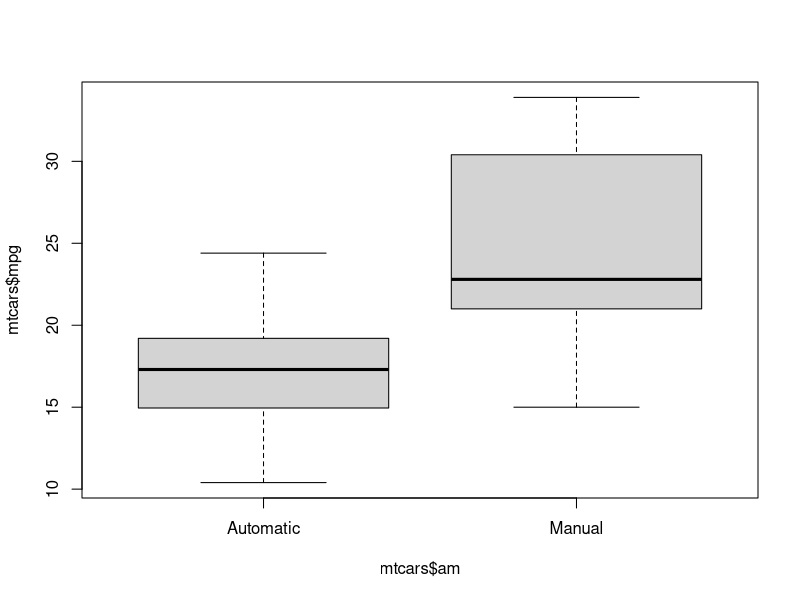
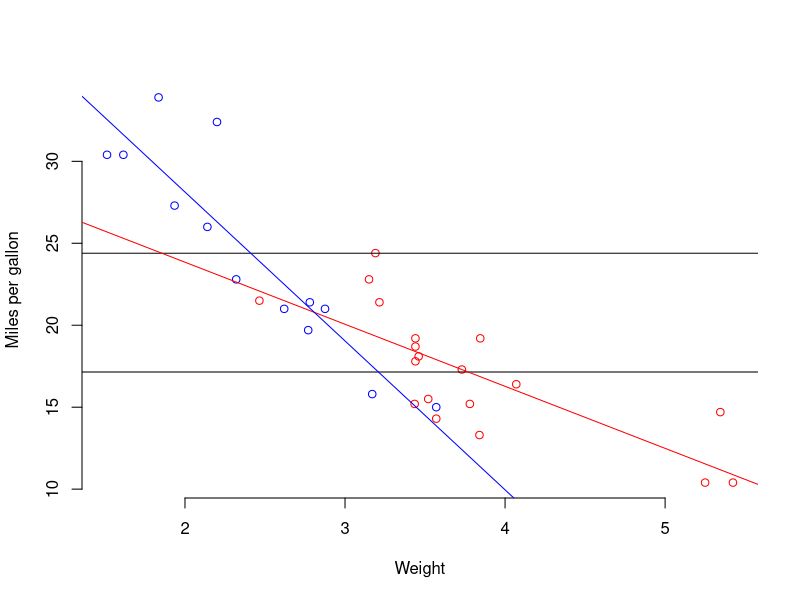
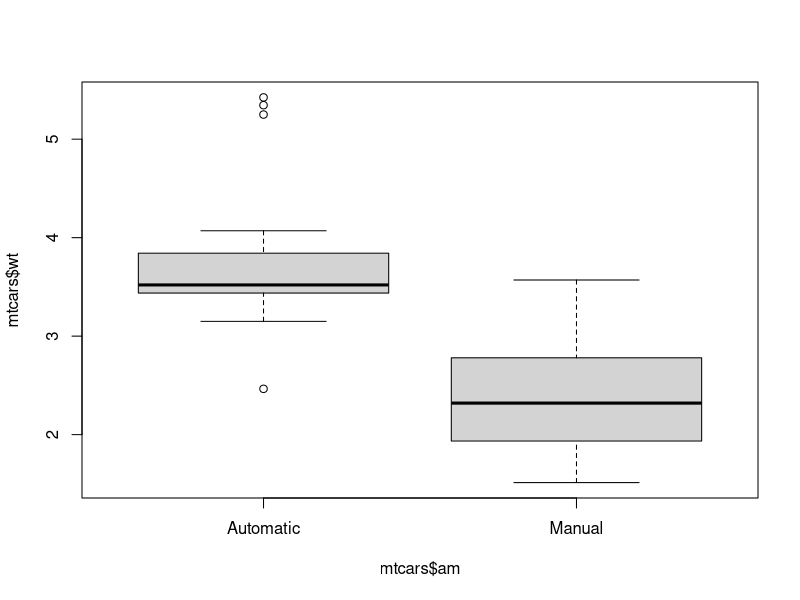
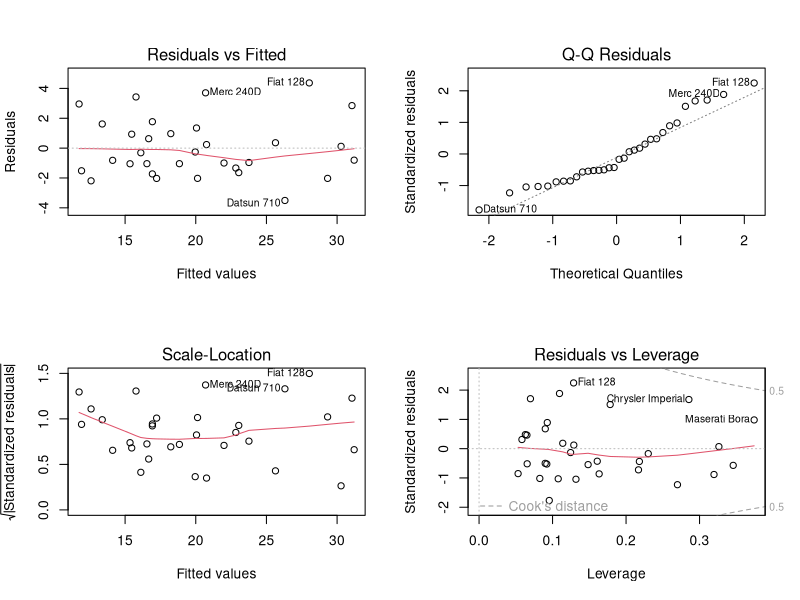

Write the R code that produced these figures, in order.
## ---- chunk 1
round(cor(mtcars$mpg, mtcars),3)
## ---- chunk 2
boxplot(mtcars$mpg ~ mtcars$am, names = c("Automatic", "Manual"))
## ---- chunk 3
t.test((mtcars$mpg[mtcars$am==1]), (mtcars$mpg[mtcars$am==0]))
## ---- chunk 4
fita <- lm(mpg ~ am, data = mtcars)
fitb <- lm(mpg ~ wt + am, data = mtcars)
summary(fitb)$coef
## ---- chunk 5
plot(mtcars$wt, mtcars$mpg, type="n", frame=FALSE, xlab="Weight", ylab="Miles per gallon")
points(mtcars$wt[mtcars$am==0], mtcars$mpg[mtcars$am==0], col="red")
points(mtcars$wt[mtcars$am==1], mtcars$mpg[mtcars$am==1], col="blue")
abline(h=mean(mtcars$mpg[mtcars$am==0]))
abline(h=mean(mtcars$mpg[mtcars$am==1]))
fit1 <- lm(mpg[mtcars$am==0] ~ wt[mtcars$am==0], data=mtcars)
abline(coef(fit1)[1], coef(fit1)[2], col="red")
fit2 <- lm(mpg[mtcars$am==1] ~ wt[mtcars$am==1], data=mtcars)
abline(coef(fit2)[1], coef(fit2)[2], col="blue")
## ---- chunk 6
fitc <- lm(mpg ~ wt + am + wt*am, data = mtcars)
summary(fitc)$coef
## ---- chunk 7
fitd <- lm(mpg ~ qsec + wt + am + wt*am, data = mtcars)
summary(fitd)$coef
## ---- chunk 8
head(mtcars, 3)
## ---- chunk 9
round(mean(mtcars$mpg[mtcars$am == 0]),3); round(mean(mtcars$mpg[mtcars$am == 1]),3)
round(summary(fita)$coef, 3)
## ---- chunk 10
round(cor(mtcars$wt, mtcars), 3)
## ---- chunk 11
boxplot(mtcars$wt ~ mtcars$am, names = c("Automatic", "Manual"))
t.test((mtcars$wt[mtcars$am==1]), (mtcars$wt[mtcars$am==0]))

## ---- chunk 12
fite <- lm(mpg ~ hp + qsec + wt + am + wt*am, data = mtcars)
anova(fita, fitb, fitc, fitd, fite)
## ---- chunk 13
require(lmtest)
## ---- chunk 14
lrtest(fitb, fitc)
lrtest(fitc, fitd)
lrtest(fitd, fite)
## ---- chunk 15
par(mfrow=c(2,2))
plot(fitd)
